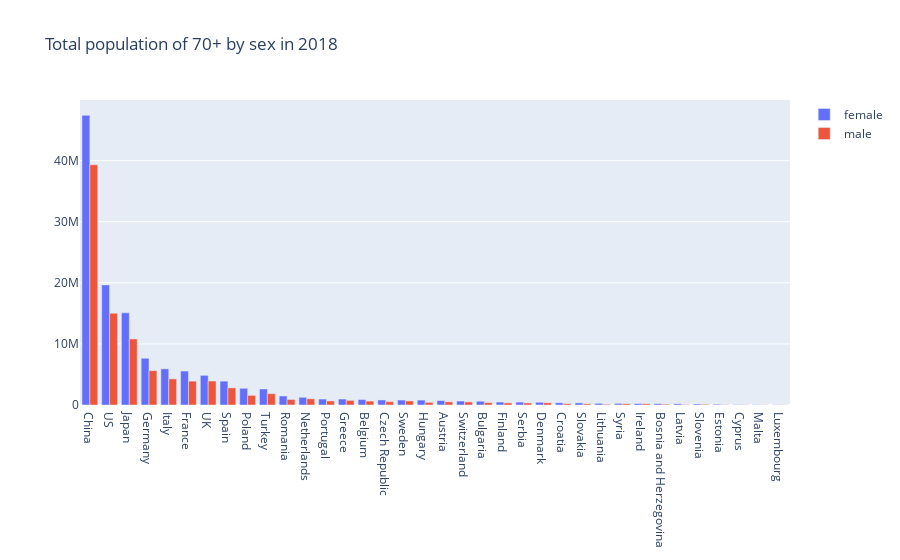

The cell this chart's notebook holds for it:
### Markdown cell above
### Risk groups as of age (70+) only

### Code cell
title = "Total population of 70+ by sex in 2018"

pop_pct_female_80ff = 'Population ages 80 and above, female (% of female population) in 2018'
pop_pct_female_7579 = 'Population ages 75-79, female (% of female population) in 2018'
pop_pct_female_7074 = 'Population ages 70-74, female (% of female population) in 2018'
pop_pct_male_80ff = 'Population ages 80 and above, male (% of male population) in 2018'
pop_pct_male_7579 = 'Population ages 75-79, male (% of male population) in 2018'
pop_pct_male_7074 = 'Population ages 70-74, male (% of male population) in 2018'
src_column_names = [pop_tot_column_name,
                    pop_pct_female_column_name, pop_pct_male_column_name,
                    pop_pct_female_80ff, pop_pct_female_7579, pop_pct_female_7074,
                    pop_pct_male_80ff, pop_pct_male_7579, pop_pct_male_7074]

pop_tot_female_70ff_column_name = 'Population ages 70 and above, female in 2018'
pop_tot_male_70ff_column_name = 'Population ages 70 and above, male in 2018'
dst_column_names = [pop_tot_female_70ff_column_name, pop_tot_male_70ff_column_name]

df_pop_tot_risk_sex = df_country_stats.loc[selected_countries, src_column_names]
#print(df_pop_tot_sex)

def sum_cols_to(df, src_cols, dst_col):
    df[dst_col] = 0
    for src_col in src_cols:
        df[dst_col] = df[dst_col] + df[src_col]

sum_cols_to(df_pop_tot_risk_sex, [pop_pct_female_80ff, pop_pct_female_7579, pop_pct_female_7074], pop_tot_female_70ff_column_name)
#print(df_pop_tot_risk_sex[[pop_pct_female_80ff, pop_pct_female_7579, pop_pct_female_7074]])
#print(df_pop_tot_risk_sex[[pop_tot_female_70ff_column_name, pop_pct_female_column_name, pop_tot_column_name]])
df_pop_tot_risk_sex[pop_tot_female_70ff_column_name] = df_pop_tot_risk_sex[pop_tot_female_70ff_column_name]/100
#print(df_pop_tot_risk_sex[pop_tot_female_70ff_column_name])
df_pop_tot_risk_sex[pop_tot_female_70ff_column_name] = df_pop_tot_risk_sex.apply(lambda row: row[pop_tot_female_70ff_column_name]*row[pop_tot_column_name]*row[pop_pct_female_column_name]/100, axis=1)

sum_cols_to(df_pop_tot_risk_sex, [pop_pct_male_80ff, pop_pct_male_7579, pop_pct_male_7074], pop_tot_male_70ff_column_name)
df_pop_tot_risk_sex[pop_tot_male_70ff_column_name] = df_pop_tot_risk_sex[pop_tot_male_70ff_column_name]/100
df_pop_tot_risk_sex[pop_tot_male_70ff_column_name] = df_pop_tot_risk_sex.apply(lambda row: row[pop_tot_male_70ff_column_name]*row[pop_tot_column_name]*row[pop_pct_male_column_name]/100, axis=1)
df_pop_tot_risk_sex = df_pop_tot_risk_sex.loc[:, dst_column_names]
df_pop_tot_risk_sex.sort_values(dst_column_names, axis=0, ascending=False, inplace=True)
#print(df_pop_tot_risk_sex)

fig = go.Figure()
fig.add_trace(go.Bar(x=df_pop_tot_risk_sex.index, y=df_pop_tot_risk_sex[pop_tot_female_70ff_column_name], name="female"))
fig.add_trace(go.Bar(x=df_pop_tot_risk_sex.index, y=df_pop_tot_risk_sex[pop_tot_male_70ff_column_name], name="male"))
fig.update_layout(title_text=title, barmode='group')
#fig.show("png")
fig.show()
fig.write_image(directory+title+".png")
io.saveDataCsv(df_pop_tot_sex, directory, title)

### Figure 1 — Plotly figure (JSON) as saved in the notebook; plotly's stock layout.template omitted (floating-point values rounded to 4 significant figures)
{"data": [{"name": "female", "type": "bar", "x": ["China", "US", "Japan", "Germany", "Italy", "France", "UK", "Spain", "Poland", "Turkey", "Romania", "Netherlands", "Portugal", "Greece", "Belgium", "Czech Republic", "Sweden", "Hungary", "Austria", "Switzerland", "Bulgaria", "Finland", "Serbia", "Denmark", "Croatia", "Slovakia", "Lithuania", "Syria", "Ireland", "Bosnia and Herzegovina", "Latvia", "Slovenia", "Estonia", "Cyprus", "Malta", "Luxembourg"], "y": [47430000.0, 19660000.0, 15090000.0, 7652000.0, 5924000.0, 5558000.0, 4858000.0, 3903000.0, 2737000.0, 2620000.0, 1474000.0, 1263000.0, 975100.0, 974800.0, 887600.0, 824300.0, 809800.0, 802600.0, 725100.0, 648100.0, 616700.0, 478800.0, 476400.0, 445100.0, 365200.0, 344100.0, 275000.0, 251500.0, 242400.0, 207531, 195500.0, 168200.0, 126300.0, 61890.0, 37720.0, 34280.0]}, {"name": "male", "type": "bar", "x": ["China", "US", "Japan", "Germany", "Italy", "France", "UK", "Spain", "Poland", "Turkey", "Romania", "Netherlands", "Portugal", "Greece", "Belgium", "Czech Republic", "Sweden", "Hungary", "Austria", "Switzerland", "Bulgaria", "Finland", "Serbia", "Denmark", "Croatia", "Slovakia", "Lithuania", "Syria", "Ireland", "Bosnia and Herzegovina", "Latvia", "Slovenia", "Estonia", "Cyprus", "Malta", "Luxembourg"], "y": [39330000.0, 15020000.0, 10820000.0, 5628000.0, 4273000.0, 3907000.0, 3924000.0, 2806000.0, 1580000.0, 1861000.0, 908200.0, 1019000.0, 665200.0, 755100.0, 640200.0, 548300.0, 668300.0, 432700.0, 522100.0, 498800.0, 388800.0, 346700.0, 337400.0, 363100.0, 213900.0, 196900.0, 126600.0, 206000.0, 204800.0, 139300.0, 84930.0, 110300.0, 58390.0, 48620.0, 29090.0, 25830.0]}], "layout": {"autosize": true, "barmode": "group", "title": {"text": "Total population of 70+ by sex in 2018"}, "xaxis": {"autorange": true, "range": [-0.5, 35.5], "type": "category"}, "yaxis": {"autorange": true, "range": [0, 49930000.0], "type": "linear"}}}
